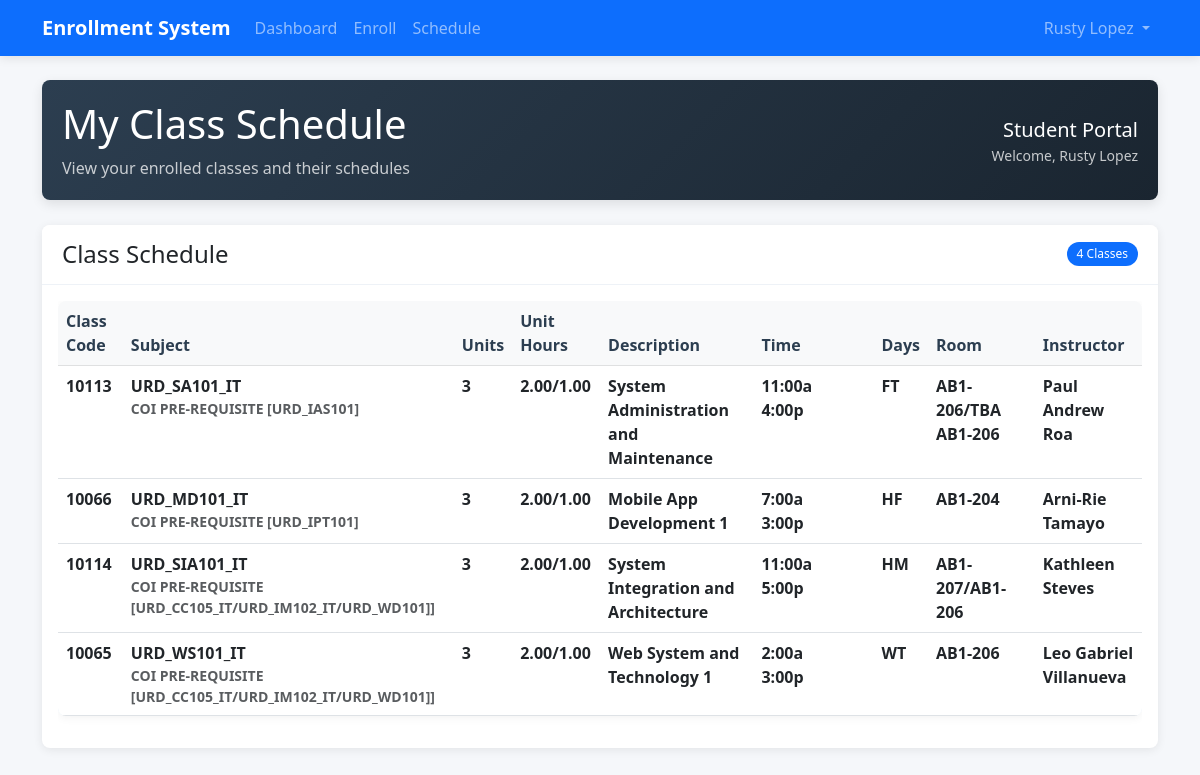
The app's page /schedule.php (signed in) with its own data.
### tables this page shows
CREATE TABLE `class_schedules` (
  `id` int(11) NOT NULL,
  `subject_id` int(11) NOT NULL,
  `class_code` varchar(20) NOT NULL,
  `unit_hours` varchar(20) NOT NULL,
  `time_from` time NOT NULL,
  `time_to` time NOT NULL,
  `days` varchar(10) NOT NULL,
  `room` varchar(50) NOT NULL
);

CREATE TABLE `subjects` (
  `id` int(11) NOT NULL,
  `subject_code` varchar(20) NOT NULL,
  `subject_name` varchar(100) NOT NULL,
  `credits` int(11) NOT NULL,
  `description` text DEFAULT NULL,
  `created_at` timestamp NOT NULL DEFAULT current_timestamp()
);

CREATE TABLE `users` (
  `id` int(11) NOT NULL,
  `username` varchar(50) NOT NULL,
  `password` varchar(255) NOT NULL,
  `email` varchar(100) NOT NULL,
  `first_name` varchar(50) NOT NULL,
  `last_name` varchar(50) NOT NULL,
  `role` enum('student','faculty','admin') NOT NULL,
  `profile_picture` varchar(255) DEFAULT NULL,
  `signature` varchar(255) DEFAULT NULL,
  `created_at` timestamp NOT NULL DEFAULT current_timestamp()
);

### models/Schedule.php (called while the page is built, shortened)
<?php
class Schedule
{
    private $pdo;
    public function __construct($pdo)
    {
        $this->pdo = $pdo;
    }
    public function getStudentSchedule($studentId)
    {
        $stmt = $this->pdo->prepare("
            SELECT cs.*, s.subject_code, s.subject_name, s.credits, s.description, u.first_name as instructor_first_name, u.last_name as instructor_last_name
            FROM class_schedules cs
            JOIN subjects s ON cs.subject_id = s.id
            JOIN enrollments e ON s.id = e.subject_id
            LEFT JOIN faculty_assignments fa ON s.id = fa.subject_id
            LEFT JOIN users u ON fa.faculty_id = u.id
            WHERE e.student_id = ? AND e.status != 'dropped'
            ORDER BY cs.days, cs.time_from
        ");
        $stmt->execute([$studentId]);
        return $stmt->fetchAll();
    }
}

### schedule.php (the view, shortened to what this page needs)
<?php
require_once 'config/db.php';
require_once 'models/Schedule.php';
$schedule_model = new Schedule($pdo);
$student_schedule = $schedule_model->getStudentSchedule($_SESSION['user_id']);
?>
<!DOCTYPE html>
<html lang="en">
<head>
    <link href="https://cdn.jsdelivr.net/npm/bootstrap@5.3.0/dist/css/bootstrap.min.css" rel="stylesheet">
    <link href="assets/css/style.css" rel="stylesheet">
</head>
<body>
    <?php include 'includes/navbar.php'; ?>
    <div class="container mt-4">
        <div class="schedule-header">
            <div class="d-flex justify-content-between align-items-center">
                <div>
                    <h1 class="mb-2">My Class Schedule</h1>
                    <p class="mb-0 opacity-75">View your enrolled classes and their schedules</p>
                </div>
                <div class="text-end">
                    <div class="fs-5">Student Portal</div>
                    <div class="small opacity-75">Welcome, <?php echo htmlspecialchars($_SESSION['first_name'] . ' ' . $_SESSION['last_name']); ?></div>
                </div>
            </div>
        </div>
        <div class="card schedule-card">
            <div class="schedule-card-header">
                <div class="d-flex justify-content-between align-items-center">
                    <h4 class="mb-0">Class Schedule</h4>
                    <span class="badge bg-primary"><?php echo count($student_schedule); ?> Classes</span>
                </div>
            </div>
            <div class="card-body">
                <?php if (count($student_schedule) > 0): ?>
                    <div class="table-responsive">
                        <table class="table table-hover">
                            <thead class="table-light">
                                <tr>
                                    <th>Class Code</th>
                                    <th>Subject</th>
                                    <th>Units</th>
                                    <th>Unit Hours</th>
                                    <th>Description</th>
                                    <th>Time</th>
                                    <th>Days</th>
                                    <th>Room</th>
                                    <th>Instructor</th>
                                </tr>
                            </thead>
                            <tbody>
                                <?php
                                $prev_day = '';
                                foreach ($student_schedule as $schedule):
                                    $current_day = $schedule['days'];
                                    $day_changed = ($prev_day !== $current_day);
                                    $prev_day = $current_day;
                                ?>
                                    <tr <?php echo $day_changed ? 'class="day-highlight"' : ''; ?>>
                                        <td><?php echo htmlspecialchars($schedule['class_code']); ?></td>
                                        <td>
                                            <strong><?php echo htmlspecialchars($schedule['subject_code']); ?></strong>
                                            <div class="small text-muted"><?php echo htmlspecialchars($schedule['subject_name']); ?></div>
                                        </td>
                                        <td><?php echo htmlspecialchars($schedule['credits']); ?></td>
                                        <td><?php echo htmlspecialchars($schedule['unit_hours']); ?></td>
                                        <td><?php echo !empty($schedule['description']) ? htmlspecialchars($schedule['description']) : '<span class="text-muted">No description</span>'; ?></td>
                                        <td class="time-cell">
                                            <?php
                                            $time_from = date('g:ia', strtotime($schedule['time_from']));
                                            $time_to = date('g:ia', strtotime($schedule['time_to']));
                                            $time_from = str_replace(['am', 'pm'], ['a', 'p'], $time_from);
                                            $time_to = str_replace(['am', 'pm'], ['a', 'p'], $time_to);
                                            echo $time_from . '<br>' . $time_to;
                                            ?>
                                        </td>
                                        <td><?php echo htmlspecialchars($schedule['days']); ?></td>
                                        <td class="room-cell"><?php echo htmlspecialchars($schedule['room']); ?></td>
                                        <td>
                                            <?php
                                            if (!empty($schedule['instructor_first_name']) && !empty($schedule['instructor_last_name'])) {
                                                echo htmlspecialchars($schedule['instructor_first_name'] . ' ' . $schedule['instructor_last_name']);
                                            } else {
                                                echo '<span class="text-muted">Not assigned</span>';
                                            }
                                            ?>
                                        </td>
                                    </tr>
                                <?php endforeach; ?>
                            </tbody>
                        </table>
                    </div>
                <?php endif; ?>
            </div>
        </div>
    </div>
</body>
</html>

### assets/css/style.css (style rules this page uses)
:root { --primary-color: #2c3e50; --secondary-color: #3498db; --accent-color: #e74c3c; --light-bg: #f8f9fa; --dark-text: #2c3e50; --light-text: #7f8c8d; --success-color: #28a745; --warning-color: #ffc107; --danger-color: #dc3545; --info-color: #17a2b8; }
body { font-family: 'Segoe UI', Tahoma, Geneva, Verdana, sans-serif; background-color: #f5f7fa; color: var(--dark-text); }
.card { border-radius: 8px; border: none; box-shadow: 0 2px 10px rgba(0, 0, 0, 0.08); margin-bottom: 25px; transition: all 0.3s ease; }
.table { background-color: #fff; border-radius: 8px; overflow: hidden; box-shadow: 0 2px 10px rgba(0, 0, 0, 0.05); }
.table th { background-color: #f8f9fa; font-weight: 600; color: var(--dark-text); border-top: none; }
.badge { font-weight: 500; padding: 6px 10px; border-radius: 20px; }

### schedule.php (style rules this page uses)
:root { --primary-color: #2c3e50; --secondary-color: #3498db; --accent-color: #e74c3c; --light-bg: #f8f9fa; --dark-text: #2c3e50; --light-text: #7f8c8d; }
body { background-color: #f5f7fa; font-family: 'Segoe UI', Tahoma, Geneva, Verdana, sans-serif; }
.schedule-header { background: linear-gradient(135deg, var(--primary-color), #1a2530); color: white; border-radius: 8px; padding: 20px; margin-bottom: 25px; box-shadow: 0 4px 12px rgba(0, 0, 0, 0.1); }
.schedule-card { border-radius: 8px; border: none; box-shadow: 0 2px 10px rgba(0, 0, 0, 0.08); margin-bottom: 25px; }
.schedule-card-header { border-radius: 8px 8px 0 0 !important; background-color: #ffffff; border-bottom: 1px solid #eef2f7; padding: 15px 20px; }
.table { background-color: #fff; border-radius: 8px; overflow: hidden; box-shadow: 0 2px 10px rgba(0, 0, 0, 0.05); }
.table th { background-color: #f8f9fa; font-weight: 600; color: var(--dark-text); }
.day-highlight { background-color: #e3f2fd; font-weight: bold; }
.time-cell { min-width: 120px; }
.room-cell { min-width: 100px; }

### records on screen
class_schedules: class_code "10113", subject.subject_code "URD_SA101_IT", subject.subject_name "COI PRE-REQUISITE [URD_IAS101]", subject.credits "3", unit_hours "2.00/1.00", subject.description "System Administration and Maintenance", time_from "11:00a", time_to "4:00p", days "FT", room "AB1-206/TBA AB1-206", users.first_name+last_name "Paul Andrew Roa"
class_schedules: class_code "10066", subject.subject_code "URD_MD101_IT", subject.subject_name "COI PRE-REQUISITE [URD_IPT101]", subject.credits "3", unit_hours "2.00/1.00", subject.description "Mobile App Development 1", time_from "7:00a", time_to "3:00p", days "HF", room "AB1-204", users.first_name+last_name "Arni-Rie Tamayo"
class_schedules: class_code "10114", subject.subject_code "URD_SIA101_IT", subject.subject_name "COI PRE-REQUISITE [URD_CC105_IT/URD_IM102_IT/URD_WD101]]", subject.credits "3", unit_hours "2.00/1.00", subject.description "System Integration and Architecture", time_from "11:00a", time_to "5:00p", days "HM", room "AB1-207/AB1-206", users.first_name+last_name "Kathleen Steves"
class_schedules: class_code "10065", subject.subject_code "URD_WS101_IT", subject.subject_name "COI PRE-REQUISITE [URD_CC105_IT/URD_IM102_IT/URD_WD101]]", subject.credits "3", unit_hours "2.00/1.00", subject.description "Web System and Technology 1", time_from "2:00a", time_to "3:00p", days "WT", room "AB1-206", users.first_name+last_name "Leo Gabriel Villanueva"

### other values on screen
SITE_NAME "Enrollment System"
$_SESSION['first_name'] "Rusty"
$_SESSION['last_name'] "Lopez"
$_SESSION['first_name'] . ' ' . $_SESSION['last_name'] "Rusty Lopez"
count($student_schedule) "4"
